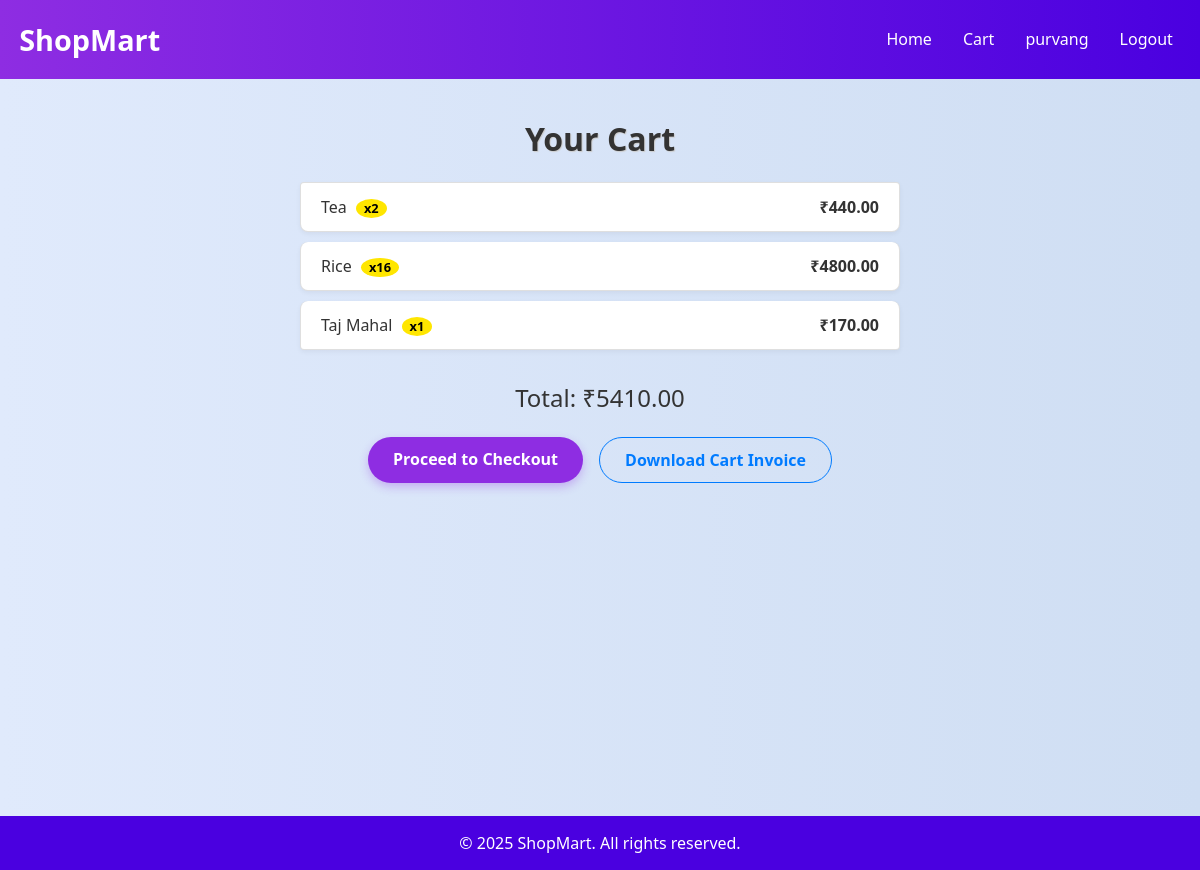
The app's page /cart/ (signed in), older data.
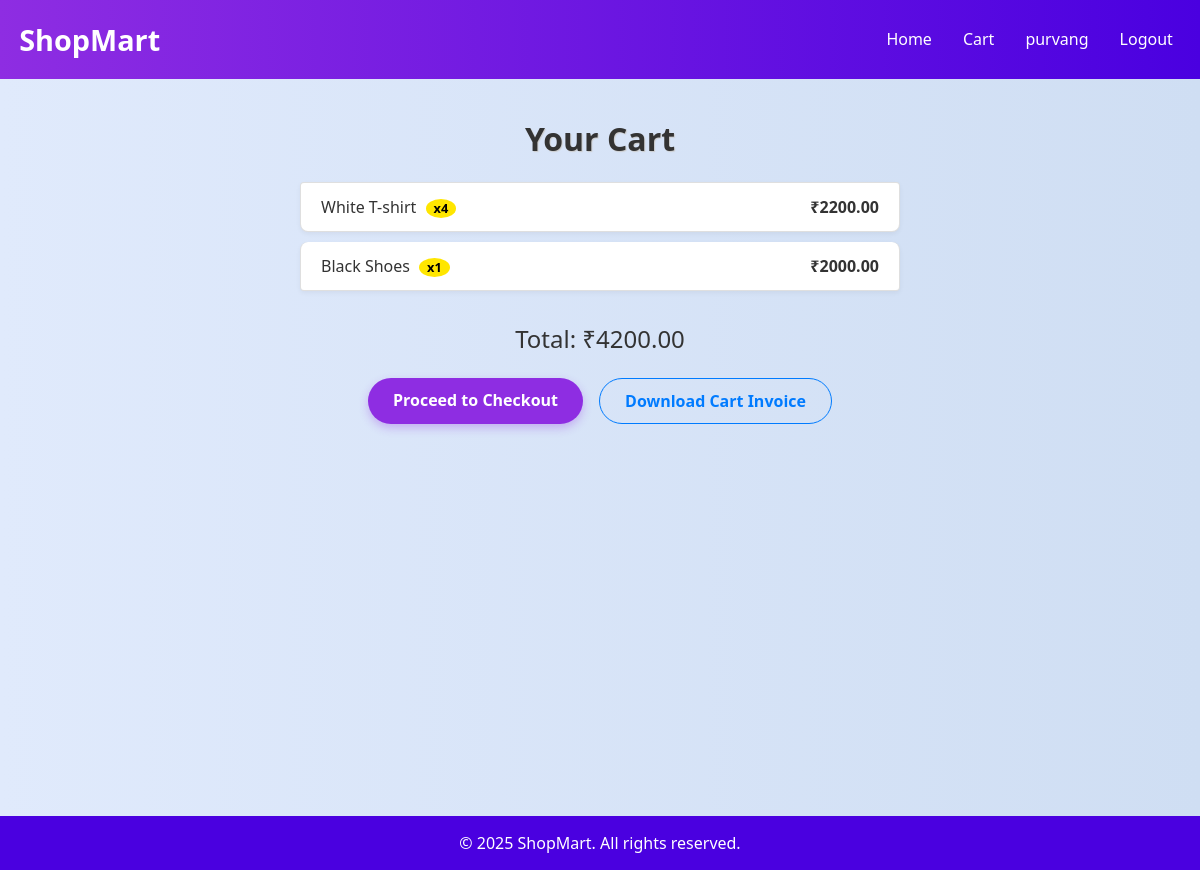
The same page, newer data.
### store/models/order.py (models this page shows, shortened)
class Cart(models.Model):
    user = models.ForeignKey(User, on_delete=models.CASCADE)
    product = models.ForeignKey(Product, on_delete=models.CASCADE)
    quantity = models.PositiveIntegerField(default=1)
    def total_price(self):
        return self.product.price * self.quantity

### store/models/product.py (models this page shows, shortened)
class Product(models.Model):
    name = models.CharField(max_length=50)
    description = models.CharField(max_length=200, default="", blank=True, null=True)
    price = models.DecimalField(max_digits=10, decimal_places=2)
    category = models.ForeignKey('Category', on_delete=models.CASCADE, default=1)
    image = models.ImageField(upload_to='upload/products/')
    is_discounted = models.BooleanField(default=True)

### store/views.py (the view)
# urls.py: path('cart/', view_cart, name='view_cart'),
@login_required
def view_cart(request):
    cart_items = Cart.objects.filter(user=request.user)
    total = sum(item.total_price() for item in cart_items)
    last_order = Order.objects.filter(user=request.user, is_verified=True).order_by('-created_at').first()
    return render(request, 'cart.html', {
        'cart_items': cart_items,
        'total': total,
        'last_order': last_order
    })

### shopping/context_processors.py (called while the page is built)
def notifications_context(request):
    notifications = Notification.objects.filter(is_active=True)
    offers = SpecialOffer.objects.filter(is_active=True)
    for n in notifications:
        n.type = "notification"
    for o in offers:
        o.type = "offer"
    combined_feed = sorted(
        chain(notifications, offers),
        key=attrgetter('created_at'),
        reverse=True
    )
    return {
        'notifications': combined_feed[:5],
        'notifications_count': len(combined_feed)
    }

### store/templates/cart.html (shortened to what this page needs)
{% load static %}
<!doctype html>
<html lang="en">
<head>
  <link rel="stylesheet" href="https://cdn.jsdelivr.net/npm/bootstrap@4.4.1/dist/css/bootstrap.min.css">
  <link rel="stylesheet" href="{% static 'style.css' %}">
</head>
<body>
<div class="page-wrapper">
  <nav class="navbar navbar-expand-lg navbar-dark bg-dark">
    <a class="navbar-brand" href="{% url 'home' %}">ShopMart</a>
    <div class="collapse navbar-collapse" id="navbarNav">
      <ul class="navbar-nav ml-auto">
        <li class="nav-item"><a class="nav-link" href="{% url 'home' %}">Home</a></li>
        <li class="nav-item active"><a class="nav-link" href="{% url 'view_cart' %}">Cart</a></li>
        {% if user.is_authenticated %}
          <li class="nav-item"><a class="nav-link" href="#">{{ user.username }}</a></li>
          <li class="nav-item"><a class="nav-link" href="{% url 'logout' %}">Logout</a></li>
        {% else %}
          <li class="nav-item"><a class="nav-link" href="{% url 'login' %}">Login</a></li>
        {% endif %}
      </ul>
    </div>
  </nav>
  <div class="content-section container">
    <h2 class="text-center mb-4">Your Cart</h2>
    <ul class="list-group mb-4 mx-auto" style="max-width: 600px;">
      {% for item in cart_items %}
        <li class="list-group-item d-flex justify-content-between align-items-center">
          <span>{{ item.product.name }} <span class="badge badge-secondary">x{{ item.quantity }}</span></span>
          <strong>₹{{ item.total_price }}</strong>
        </li>
      {% empty %}
        <li class="list-group-item text-center">Your cart is empty.</li>
      {% endfor %}
    </ul>
    {% if cart_items %}
      <h4 class="text-center">Total: ₹{{ total }}</h4>
      <div class="d-flex justify-content-center gap-3 flex-wrap mt-4">
        <a href="{% url 'checkout' %}" class="btn btn-success mr-3">Proceed to Checkout</a>
        <a href="{% url 'download_cart_invoice' %}" class="btn btn-outline-primary">Download Cart Invoice</a>
      </div>
    {% endif %}
  </div>
  <footer class="footer">
    <p class="mb-0">© 2025 ShopMart. All rights reserved.</p>
  </footer>
</div>
</body>
</html>

### store/static/style.css (style rules this page uses)
body { background: linear-gradient(135deg, #f3f4f6, #e0eafc); font-family: 'Segoe UI', Tahoma, Geneva, Verdana, sans-serif; color: #333; opacity: 0; animation: fadeIn 0.7s ease-in-out forwards; padding-top: 70px; }
.navbar { background: linear-gradient(to right, #8e2de2, #4a00e0); padding: 0.8rem 1.2rem; transition: all 0.3s ease-in-out; z-index: 1000; position: fixed; top: 0; width: 100%; }
.navbar-brand { font-size: 1.8rem; font-weight: bold; color: #fff !important; }
.navbar-nav .nav-link { color: #fff !important; margin-left: 15px; font-weight: 500; transition: color 0.3s ease; }
.container h2 { font-size: 2rem; font-weight: bold; color: #333; text-shadow: 1px 1px 1px #ccc; }
.btn-primary, .btn-success { background-color: #8e2de2; border: none; font-weight: 600; transition: all 0.3s ease-in-out; box-shadow: 0 4px 10px rgba(142, 45, 226, 0.3); }
.badge { font-size: 0.8rem; background-color: #ffe600; color: #000; margin-left: 5px; padding: 3px 8px; border-radius: 50%; }
.footer { background: #4a00e0; color: #fff; padding: 20px 0; text-align: center; margin-top: 80px; }

### store/templates/cart.html (style rules this page uses)
html, body { height: 100%; background: linear-gradient(to right, #e0eafc, #cfdef3); }
.page-wrapper { min-height: 100vh; display: flex; flex-direction: column; }
.content-section { flex: 1; padding: 50px 15px; }
.footer { background-color: #4a00e0; color: white; text-align: center; padding: 15px 0; }
.list-group-item { background-color: #fff; border-radius: 8px; margin-bottom: 10px; box-shadow: 0 2px 5px rgba(0, 0, 0, 0.05); }
.btn { padding: 10px 25px; border-radius: 25px; font-weight: 600; }

Row changes from the older to the newer data that the page shows:
removed Cart: product.name "Tea", quantity "2", total_price "440.00"
removed Cart: product.name "Rice", quantity "16", total_price "4800.00"
removed Cart: product.name "Taj Mahal", quantity "1", total_price "170.00"
added Cart: product.name "White T-shirt", quantity "4", total_price "2200.00"
added Cart: product.name "Black Shoes", quantity "1", total_price "2000.00"
Text that changed along with them:
{{ total }}: "5410.00" → "4200.00"
